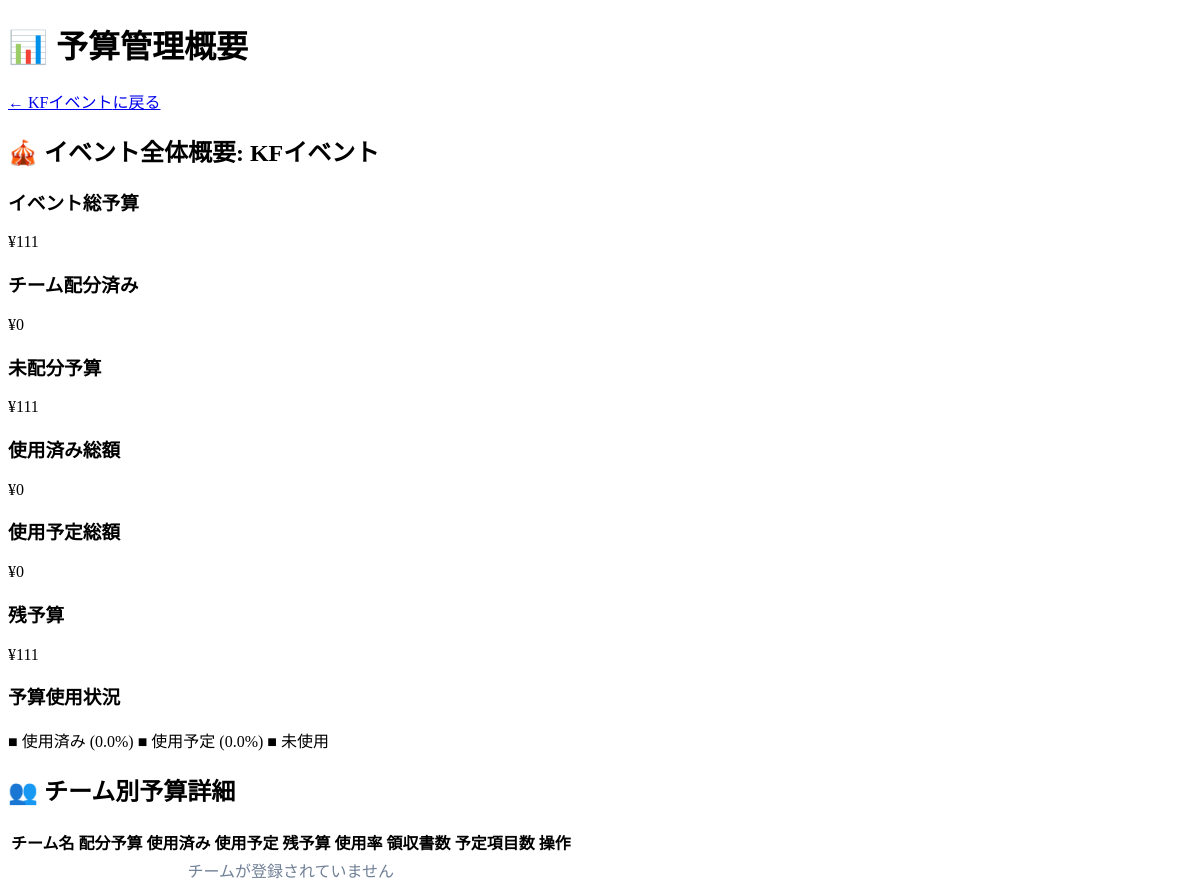
Page /budget_overview.php?event_id=2 on the earlier database version.
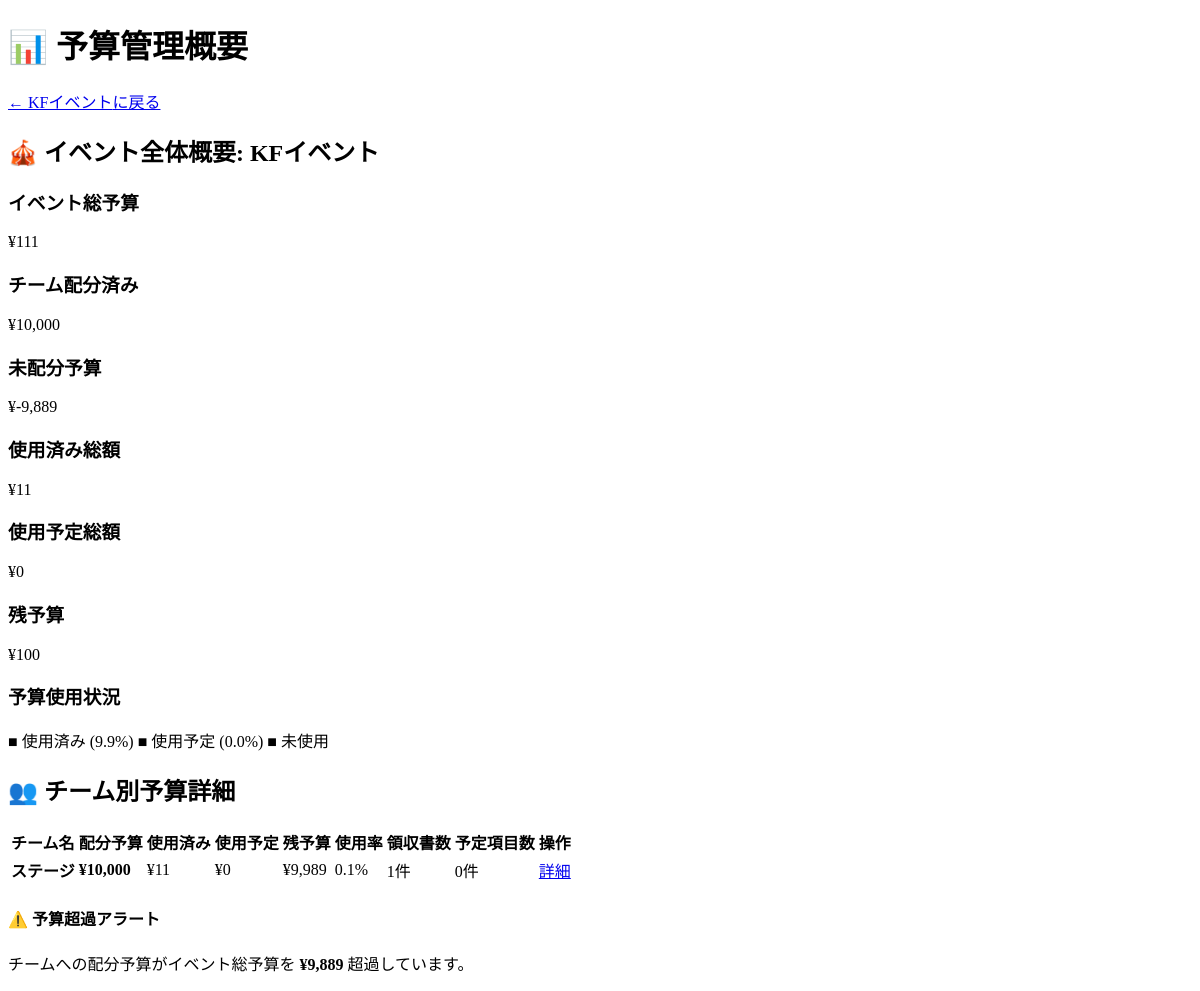
Same page on the later database version.
### tables this page shows
CREATE TABLE `events` (
  `id` int NOT NULL,
  `name` varchar(255) NOT NULL,
  `budget` int NOT NULL,
  `slack_channel_url` varchar(255) NOT NULL
);

CREATE TABLE `teams` (
  `id` int NOT NULL,
  `event_id` int NOT NULL,
  `name` varchar(255) NOT NULL,
  `budget` int NOT NULL
);

### budget_overview.php (the view, shortened to what this page needs)
<?php
require_once __DIR__ . '/config/db_connect.php';
$event_id = $_GET['event_id'] ?? null;
$stmt = $pdo->prepare('SELECT * FROM events WHERE id = ?');
$stmt->execute([$event_id]);
$event = $stmt->fetch();
$stmt = $pdo->prepare('
    SELECT
        SUM(t.budget) as total_team_budget,
        COALESCE(SUM(r.amount), 0) as total_used_amount,
        COALESCE(SUM(pe.estimated_amount), 0) as total_planned_amount
    FROM teams t
    LEFT JOIN receipts r ON t.id = r.team_id
    LEFT JOIN planned_expenses pe ON t.id = pe.team_id
    WHERE t.event_id = ?
');
$stmt->execute([$event_id]);
$event_totals = $stmt->fetch();
$stmt = $pdo->prepare('
    SELECT
        t.id,
        t.name,
        t.budget,
        COALESCE(SUM(r.amount), 0) as used_amount,
        COALESCE(SUM(pe.estimated_amount), 0) as planned_amount,
        COUNT(DISTINCT r.id) as receipt_count,
        COUNT(DISTINCT pe.id) as planned_count
    FROM teams t
    LEFT JOIN receipts r ON t.id = r.team_id
    LEFT JOIN planned_expenses pe ON t.id = pe.team_id
    WHERE t.event_id = ?
    GROUP BY t.id, t.name, t.budget
    ORDER BY t.name
');
$stmt->execute([$event_id]);
$teams = $stmt->fetchAll();
$event_budget = $event['budget'];
$total_team_budget = $event_totals['total_team_budget'] ?: 0;
$total_used_amount = $event_totals['total_used_amount'] ?: 0;
$total_planned_amount = $event_totals['total_planned_amount'] ?: 0;
$event_remaining = $event_budget - $total_used_amount;
$unallocated_budget = $event_budget - $total_team_budget;
?>
<!DOCTYPE html>
<html lang="ja">
<head>
    <link rel="stylesheet" href="assets/style.css">
</head>
<body>
    <div class="container">
        <div class="main-card">
            <h1 class="title">📊 予算管理概要</h1>
            <div class="breadcrumb">
                <a href="event.php?event_id=<?= $event_id ?>">← <?= htmlspecialchars($event['name']) ?>に戻る</a>
            </div>
            <h2 class="subtitle">🎪 イベント全体概要: <?= htmlspecialchars($event['name']) ?></h2>
            <div class="info-cards">
                <div class="info-card budget">
                    <h3>イベント総予算</h3>
                    <div class="amount">¥<?= number_format($event_budget) ?></div>
                </div>
                <div class="info-card allocated">
                    <h3>チーム配分済み</h3>
                    <div class="amount">¥<?= number_format($total_team_budget) ?></div>
                </div>
                <div class="info-card unallocated">
                    <h3>未配分予算</h3>
                    <div class="amount">¥<?= number_format($unallocated_budget) ?></div>
                </div>
            </div>
            <div class="info-cards">
                <div class="info-card used">
                    <h3>使用済み総額</h3>
                    <div class="amount">¥<?= number_format($total_used_amount) ?></div>
                </div>
                <div class="info-card planned">
                    <h3>使用予定総額</h3>
                    <div class="amount">¥<?= number_format($total_planned_amount) ?></div>
                </div>
                <div class="info-card remaining">
                    <h3>残予算</h3>
                    <div class="amount">¥<?= number_format($event_remaining) ?></div>
                </div>
            </div>
            <div class="budget-progress-container">
                <h3>予算使用状況</h3>
                    <?php
                    $used_percentage = $event_budget > 0 ? ($total_used_amount / $event_budget) * 100 : 0;
                    $planned_percentage = $event_budget > 0 ? ($total_planned_amount / $event_budget) * 100 : 0;
                    $used_percentage = min($used_percentage, 100);
                    $planned_percentage = min($planned_percentage, 100);
                    ?>
                <div class="progress-legend">
                    <span class="legend-used">■ 使用済み (<?= number_format($used_percentage, 1) ?>%)</span>
                    <span class="legend-planned">■ 使用予定 (<?= number_format($planned_percentage, 1) ?>%)</span>
                    <span class="legend-remaining">■ 未使用</span>
                </div>
            </div>
            <h2 class="subtitle">👥 チーム別予算詳細</h2>
            <div class="table-container">
                <table class="styled-table">
                    <thead>
                        <tr>
                            <th>チーム名</th>
                            <th>配分予算</th>
                            <th>使用済み</th>
                            <th>使用予定</th>
                            <th>残予算</th>
                            <th>使用率</th>
                            <th>領収書数</th>
                            <th>予定項目数</th>
                            <th>操作</th>
                        </tr>
                    </thead>
                    <tbody>
                        <?php if (empty($teams)): ?>
                        <tr>
                            <td colspan="9" style="text-align: center; color: #718096;">チームが登録されていません</td>
                        </tr>
                        <?php else: ?>
                        <?php foreach ($teams as $team):
                            $team_remaining = $team['budget'] - $team['used_amount'];
                            $team_usage_rate = $team['budget'] > 0 ? ($team['used_amount'] / $team['budget']) * 100 : 0;
                            $usage_class = $team_usage_rate > 90 ? 'danger' : ($team_usage_rate > 70 ? 'warning' : 'safe');
                        ?>
                        <tr>
                            <td><strong><?= htmlspecialchars($team['name']) ?></strong></td>
                            <td><strong>¥<?= number_format($team['budget']) ?></strong></td>
                            <td class="amount-used">¥<?= number_format($team['used_amount']) ?></td>
                            <td class="amount-planned">¥<?= number_format($team['planned_amount']) ?></td>
                            <td class="amount-remaining">¥<?= number_format($team_remaining) ?></td>
                            <td>
                                <span class="usage-rate <?= $usage_class ?>">
                                    <?= number_format($team_usage_rate, 1) ?>%
                                </span>
                            </td>
                            <td><?= $team['receipt_count'] ?>件</td>
                            <td><?= $team['planned_count'] ?>件</td>
                            <td>
                                <a href="team.php?team_id=<?= $team['id'] ?>&event_id=<?= $event_id ?>" class="btn btn-primary btn-sm">詳細</a>
                            </td>
                        </tr>
                        <?php endforeach; ?>
                        <?php endif; ?>
                    </tbody>
                </table>
            </div>
            <?php if ($unallocated_budget < 0): ?>
            <div class="alert alert-danger">
                <h4>⚠️ 予算超過アラート</h4>
                <p>チームへの配分予算がイベント総予算を <strong>¥<?= number_format(abs($unallocated_budget)) ?></strong> 超過しています。</p>
            </div>
            <?php endif; ?>
        </div>
    </div>
</body>
</html>

Differences in the rows shown:
shown differently, row unchanged: events "KFイベント": budget "111" → (not shown)
added teams: name "ステージ", budget "10,000", used_amount "11", planned_amount "0", team_remaining "9,989", team_usage_rate "0.1", receipt_count "1", planned_count "0"
Other differences:
$total_team_budget: "0" → "10,000"
$unallocated_budget: (not shown) → "-9,889"
$total_used_amount: "0" → "11"
$event_remaining: (not shown) → "100"
$used_percentage: "0.0" → "9.9"
abs($unallocated_budget): (not shown) → "9,889"
text no longer shown: "チームが登録されていません"
text now shown: "⚠️ 予算超過アラート チームへの配分予算がイベント総予算を ¥ 超過しています。"
